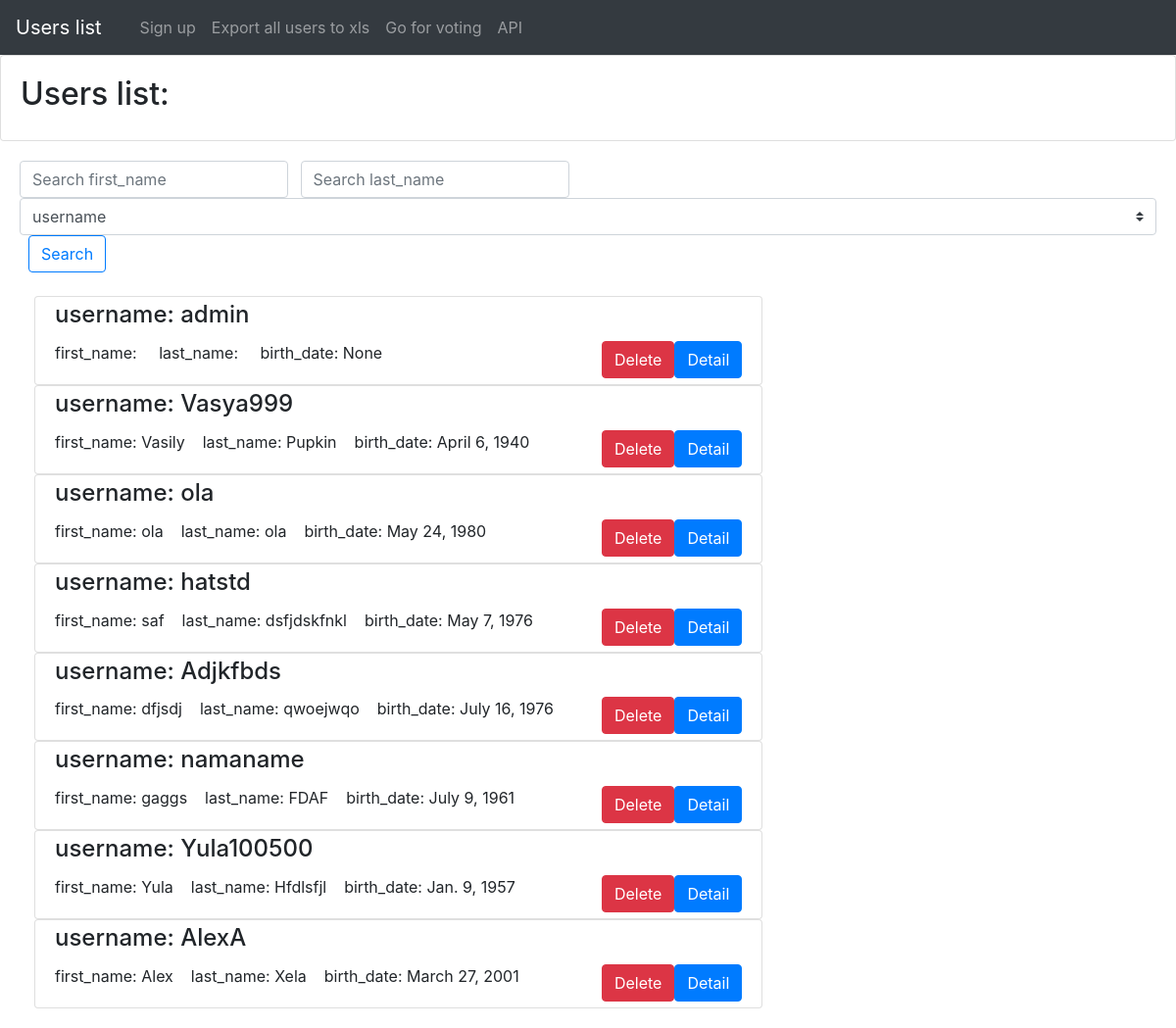
The app's page /, older data.
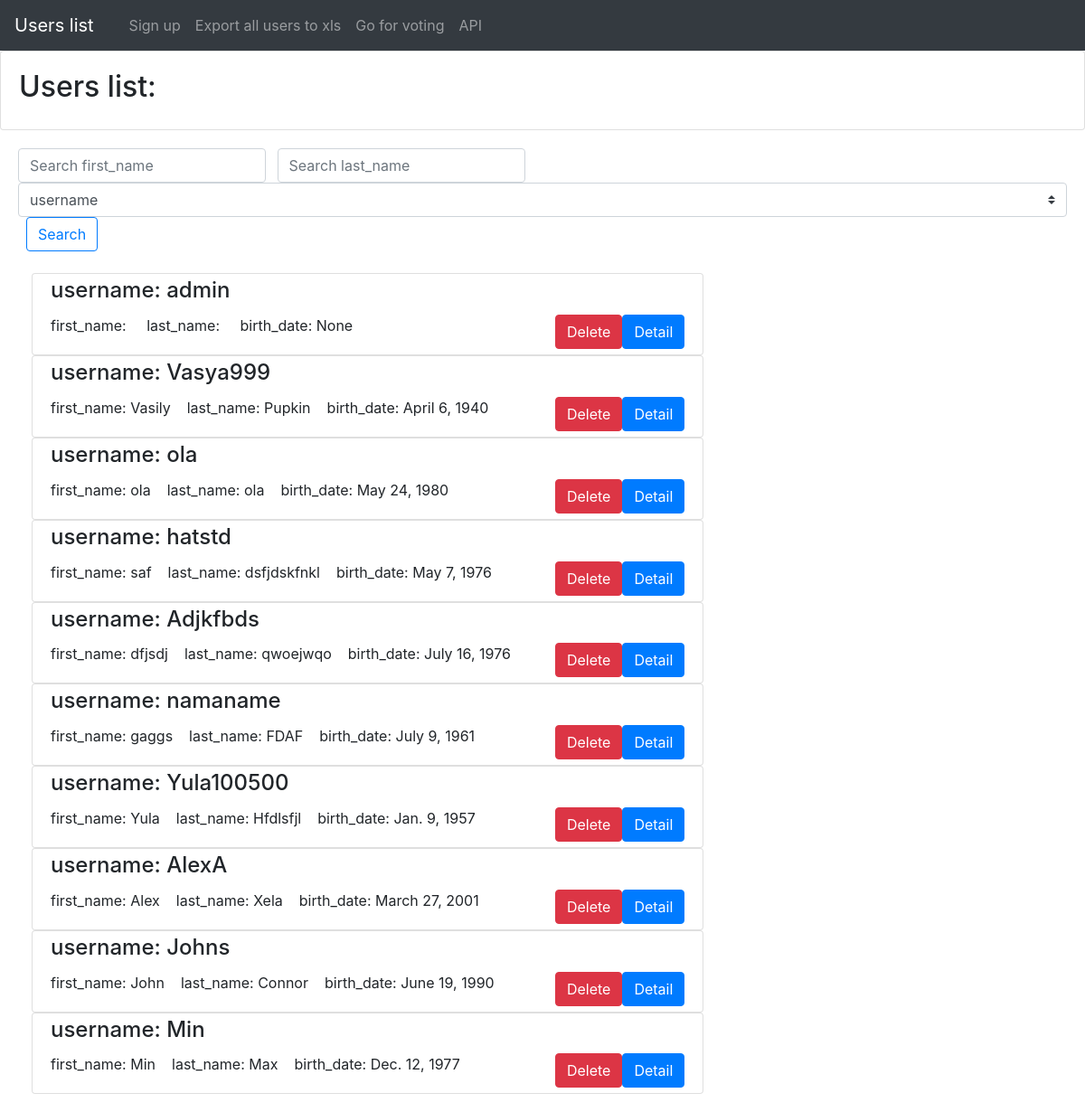
The same page, newer data.
### test_app/models.py (models this page shows)
class User(models.Model):
    username = models.CharField(max_length=150, verbose_name='username')
    first_name = models.CharField(max_length=150, verbose_name='first_name')
    last_name = models.CharField(max_length=150, verbose_name='last_name')
    avatar = models.ImageField(upload_to='users_image', verbose_name='avatar')
    birth_date = models.DateField(null=True, verbose_name='birth_date')
    rating = models.IntegerField(default=0, verbose_name='rating')

### test_app/views.py (the view)
# urls.py: url(r'^$|users_list/$', UsersList.as_view()),
class UsersList(ListView):
    template_name = "users_list.html"
    model = User
    def dispatch(self, request, *args, **kwargs):
        self.form = UserListForm(request.GET)
        self.form.is_valid()
        return super(UsersList, self).dispatch(request, *args, **kwargs)
    def get_queryset(self):
        queryset = User.objects.all()
        if self.form.cleaned_data.get('search'):
            queryset = queryset.filter(first_name=self.form.cleaned_data['search'])
        if self.form.cleaned_data.get('search2'):
            queryset = queryset.filter(last_name=self.form.cleaned_data['search2'])
        if self.form.cleaned_data.get('sort_field'):
            queryset = queryset.order_by(self.form.cleaned_data['sort_field'])
        return queryset
    def get_context_data(self, **kwargs):
        context = super(UsersList, self).get_context_data(**kwargs)
        context['form'] = self.form
        return context

### test_app/forms.py
class UserListForm(forms.Form):
    search = forms.CharField(required=False)
    search2 = forms.CharField(required=False)
    sort_field = forms.ChoiceField(choices=(('username', 'username'), ('first_name', 'first_name'),
                                            ('last_name', 'last_name'), ('birth_date', 'birth_date')),
                                   required=False)

### templates/users_list.html (shortened to what this page needs)
{% extends 'base.html' %}
{% block caption %}Users list:{% endblock %}
{% block content %}
    <form action="" class="form-inline my-2 my-lg-0">
        <input type="text" name="search" id="id_search" class="form-control mr-sm-2" placeholder="Search first_name" />&nbsp;
        <input type="text" name="search2" id="id_search2" class="form-control mr-sm-2" placeholder="Search last_name" />
        <select name="sort_field" id="id_sort_field" class="custom-select">
            <option value="username">username</option>
        </select>&nbsp;&nbsp;
        <button type="submit" class="btn btn-outline-primary">Search</button>
    </form><br/>
    <div class="col-sm-8">
    {% for user in object_list %}
    <div class="row">
      <div class="col">
        <div class="card">
          <div class="card-body">
            <h4 class="card-title" style="margin-top: -16px;">username: {{ user.username }}</h4>
            <span class="card-text">first_name: {{ user.first_name }}</span>&nbsp;&nbsp;&nbsp;
            <span class="card-text">last_name: {{ user.last_name }}</span>&nbsp;&nbsp;&nbsp;
            <span class="card-text">birth_date: {{ user.birth_date }}</span>
            <a href="{% url 'user_detail' pk=user.id %}" class="btn btn-primary" style="float:right;margin-bottom:-20px;">Detail</a>
            <a href="{% url 'user_delete' pk=user.id %}" class="btn btn-danger" style="float:right;margin-bottom:-20px;">Delete</a>
          </div>
        </div>
      </div>
    </div>
    {% endfor %}
    </div>
{% endblock %}

Row changes from the older to the newer data that the page shows:
added User: username "Johns", first_name "John", last_name "Connor", birth_date "June 19, 1990"
added User: username "Min", first_name "Min", last_name "Max", birth_date "Dec. 12, 1977"
